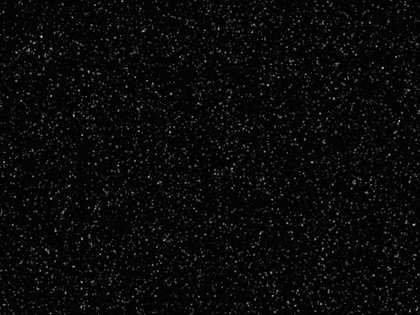
%> input picture MATLAB_kod/PIVlab_gen_01.tif, 420 x 315 px, shrunk from 800 x 600 before the run
$ octave mojaPIVanaliza.m   (GNU Octave 9; MATLAB toolbox functions it lacks are replaced by stand-ins)
%> lines starting %> are read from the running program, lines starting %| are printed output that depends on the picture
clc;
clear all;
close all;

sl_A = im2gray(imread('PIVlab_gen_01.tif'));
%> sl_A is the input picture: size 315x420 uint8; min 0, max 232, mean 9.6
sl_B = im2gray(imread('PIVlab_gen_02.tif'));
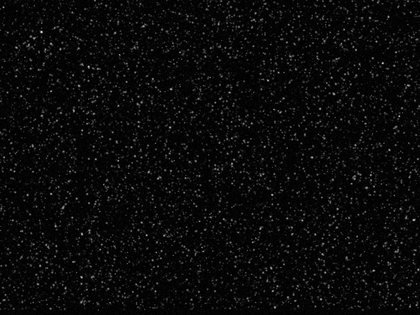
%> input picture MATLAB_kod/PIVlab_gen_02.tif, 420 x 315 px, shrunk from 800 x 600 before the run
%> sl_B is the input picture: size 315x420 uint8; min 0, max 221, mean 9.6

prozIspit = [32, 32]; %%velicina prozora ispitivanja [x, y]
odmak = 33; %%odmak od pocetka i kraja mreze

%%Generiranje mreze
x_mreza = odmak:prozIspit(1)/2:size(sl_A, 1)-odmak;
y_mreza = odmak:prozIspit(2)/2:size(sl_A, 2)-odmak;
%> y_mreza = 23 values from 33 to 385

%%Broj prozora ispitivanja
N_x = length(x_mreza);
%> N_x = 16
N_y = length(y_mreza);
%> N_y = 23

%Za svaki prozor ispitivanja, prvo se moraju kreirati testne matrice na
%Slici 1. Nakon toga na Slici 2 potrebno je korelirati taj kreirani testni
%prozor oko svoje originalne pozicije na Slici 1, raspon je vec prije
%odredjen. Pixel koji daje najvecu vrijednost korelacije odgovara finalnom
%prosjecnom pomaku toga prozora ispitivanja
test_sl_A(prozIspit(2), prozIspit(1)) = 0;
test_sl_B(2*prozIspit(2) ,2*prozIspit(1)) = 0; % zelim da mi je slika po kojoj ce se template ispitivati 2 put veca od samog templeta
dpy(N_x, N_y) = 0;
dpx(N_x, N_y) = 0;
xVrh = 0;
yVrh = 0;


for i=1:N_x
    for j=1:N_y
        %variranje prozora ispitivanja
        xmin = x_mreza(i) - prozIspit(2)/2;
        xmax = x_mreza(i) + prozIspit(2)/2;
        ymin = y_mreza(j) - prozIspit(1)/2;
        ymax = y_mreza(j) + prozIspit(1)/2;

        %definiranje trenutnog prozora ispitivanja i dijela slike koja ce se pretrazivati
        temp = sl_A(xmin:xmax, ymin:ymax);
        slika = sl_B((1+xmin-prozIspit(1)/2):(xmax+prozIspit(1)/2), (1+ymin-prozIspit(2)/2):(ymax+prozIspit(2)/2));

        %racunanje kroskorelacijske matrice
        korMatr = normxcorr2(temp, slika);

        %pronalazak koordinata unutar kroskorelacijske matrice gdje imamo najvisi vrh
        [xVrh, yVrh] = find(korMatr==max(korMatr(:)));

        %re-skaliranje
        xVrh1 = xmin + xVrh - prozIspit(1);
        yVrh1 = xmin + yVrh - prozIspit(2);

        dpx(i, j) = xVrh1 - x_mreza(i);
        dpy(i, j) = yVrh1 - y_mreza(i);
        dp(i, j) = sqrt(dpx(i, j)^2+dpy(i, j)^2);
    end
end

f1 = figure('Name', 'PIV', 'NumberTitle', 'off');
imshow(sl_A);
hold on;
faktSkal = 3;
quiver(y_mreza, x_mreza, dpy*faktSkal, dpx*faktSkal, 'g', 'LineWidth', 1, 'AutoScale', 'off') %%x i y idu na suprotna mjesta zbog toga sto je koordinatni sustav u matrici slike izokrenut redci su x-os, a stupci su y-os
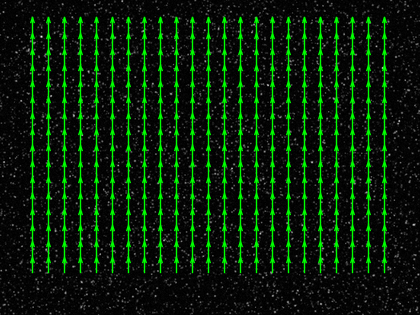
%> figure redrawn from the program's plot data
